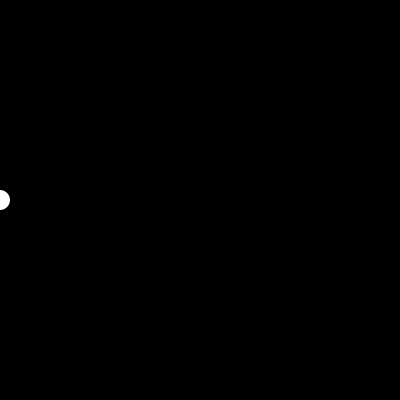
Frame 1 (no input)
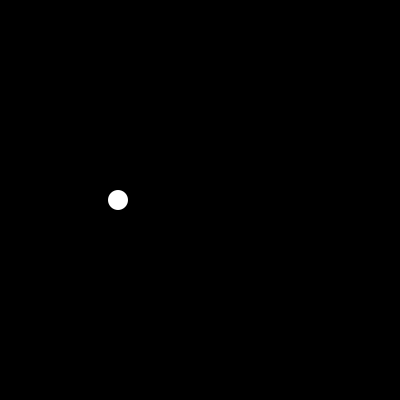
Frame 60 (the mouse pressed at the canvas centre just before this capture)
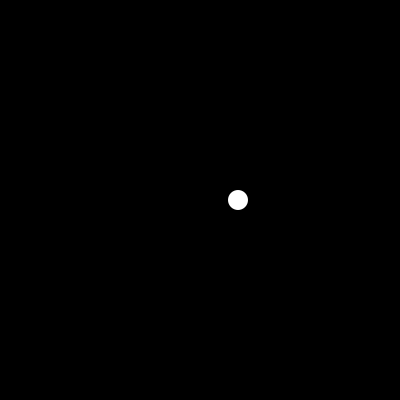
Frame 120 (the mouse held since frame 60 and released just before this capture)

The Processing sketch that drew these frames (run headless with seeded random() and noise(); from frame 60 on, the mouse is pressed at the canvas centre):

// Processing sketch: processing_40574
// ── processing_40574.pde

float x=0;
float y = 0;
float a = 0;

void setup() {
  size(400, 400);
  smooth();
  y=height/2;
  background(0);
  noStroke();
}

void draw() 
{
  background(0);
  
  if(x>width){
    x=0; 
  }
  ellipse(x, y, 20, 20);
  x+=2;
  
}
